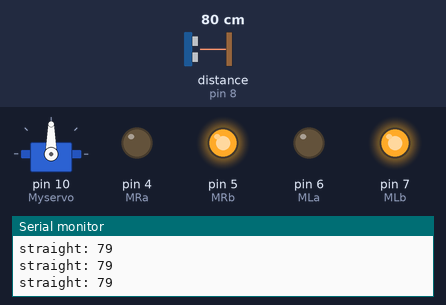
The sketch below on a simulated Arduino Uno, built with avr-gcc and run on an emulated ATmega328P. Shown: servo, output pins drawn as LEDs (lit = HIGH), the last lines printed to the serial monitor. Wiring (inferred from the names in the program): ultrasonic range finder: trigger pin 9; echo pin 8. The inputs (shaded band) are chosen by the test bench; at power-on: distance to the obstacle (sensor on pin 8) 80 cm. The echo pulse lasts 58.3 µs per cm; pins used as bus, display or sensor lines are not drawn.

Above: at 1.2 s.
1.3 s: distance to the obstacle (sensor on pin 8) set to 34 cm
2.8 s: distance to the obstacle (sensor on pin 8) set to 30 cm
At 3.7 s:
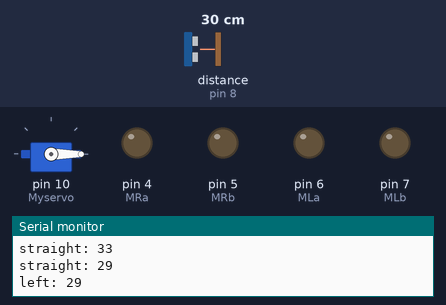
5.8 s: distance to the obstacle (sensor on pin 8) set to 35 cm
At 6.2 s:
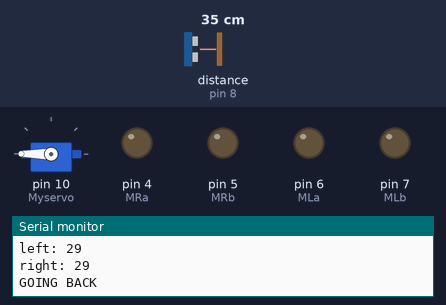
8.8 s: distance to the obstacle (sensor on pin 8) set to 2 cm
At 10.2 s:
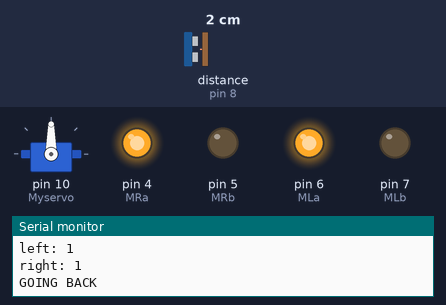
11.8 s: distance to the obstacle (sensor on pin 8) set to 120 cm
At 13.8 s:
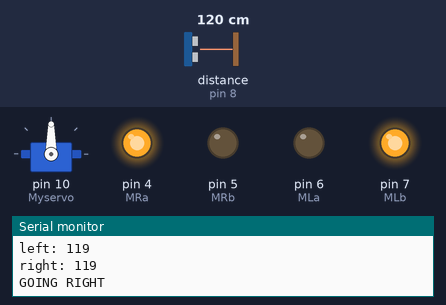
Timing chart, 0 to 15.4 s (numbered marks = the images above; inputs shaded):
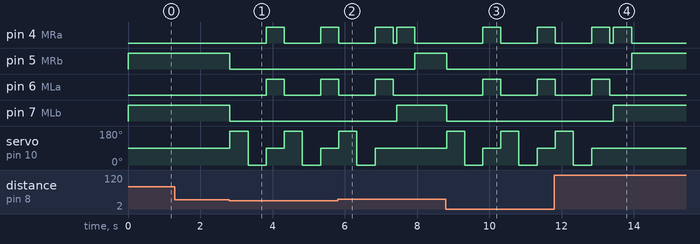

The sketch:

sketch_mar9a_copy_20260815012921.ino
```cpp
#include <Servo.h>

Servo Myservo;

#define trigPin 9
#define echoPin 8

#define MLa 6
#define MLb 7
#define MRa 4
#define MRb 5

long duration;
long straightDistance;
long rightDistance;
long leftDistance;
int maxDistance = 30;
int delayShort = 100;
int delayLong = 500;

void setup() {
  Serial.begin(9600);

  pinMode(MLa, OUTPUT);  // left go back
  pinMode(MLb, OUTPUT);  // left go front
  pinMode(MRa, OUTPUT);  // right go back
  pinMode(MRb, OUTPUT);  // right go front

  pinMode(trigPin, OUTPUT);
  pinMode(echoPin, INPUT);

  Myservo.attach(10);

  // servo starts straight
  Myservo.write(90);

  // make sure motors are stopped
  digitalWrite(MLa, LOW);
  digitalWrite(MLb, LOW);
  digitalWrite(MRa, LOW);
  digitalWrite(MRb, LOW);
}

void loop() {

  straightDistance = pingDistance();
  Serial.print("straight: ");
  Serial.println(straightDistance);

  // no obstruction
  if (straightDistance > maxDistance) {
    goForward();
  }

  // if obstruction
  else if (straightDistance > 0 && straightDistance <= maxDistance) {

    here:

    stopMoving();

    // measure left & right distances
    Myservo.write(180);  // left
    delay(delayLong);
    leftDistance = pingDistance();
    Serial.print("left: ");
    Serial.println(leftDistance);
    Myservo.write(0);  // right
    delay(delayLong);
    rightDistance = pingDistance();
    Serial.print("right: ");
    Serial.println(rightDistance);

    // center the servo
    Myservo.write(90);


    if (rightDistance > maxDistance && rightDistance >= leftDistance) {
      Serial.println("GOING RIGHT");
      goRight();
    }

    else if (leftDistance > maxDistance && leftDistance > rightDistance) {
      Serial.println("GOING LEFT");
      goLeft();
    }

    else {
      Serial.println("GOING BACK");
      goBackward();
      goto here;
    }
  }
}

//====================
//  ping the distance
//====================
long pingDistance() {

  long distance;

  digitalWrite(trigPin, LOW);
  delayMicroseconds(2);

  digitalWrite(trigPin, HIGH);
  delayMicroseconds(10);
  digitalWrite(trigPin, LOW);

  duration = pulseIn(echoPin, HIGH, 30000);

  if (duration == 0) {
    distance = 0;
  } else {
    distance = duration / 58.2;
  }

  return distance;
}


//====================
// stop moving
//====================
void stopMoving() {
  digitalWrite(MLa, LOW);
  digitalWrite(MLb, LOW);
  digitalWrite(MRa, LOW);
  digitalWrite(MRb, LOW);
}


//====================
// move forward
//====================
void goForward() {
  digitalWrite(MLa, LOW);
  digitalWrite(MLb, HIGH);
  digitalWrite(MRa, LOW);
  digitalWrite(MRb, HIGH);
}


//====================
// move backward
//====================
void goBackward() {
  digitalWrite(MLa, HIGH);
  digitalWrite(MLb, LOW);
  digitalWrite(MRa, HIGH);
  digitalWrite(MRb, LOW);
  delay(delayLong);
}


//====================
// turn right
//====================
void goRight() {
  goBackward();
  stopMoving();
  delay(delayShort);

  digitalWrite(MLa, LOW);
  digitalWrite(MLb, HIGH);
  digitalWrite(MRa, HIGH);
  digitalWrite(MRb, LOW);
  delay(delayLong);
}


//====================
// turn left
//====================
void goLeft() {
  goBackward();
  stopMoving();
  delay(delayShort);

  digitalWrite(MLa, HIGH);
  digitalWrite(MLb, LOW);
  digitalWrite(MRa, LOW);
  digitalWrite(MRb, HIGH);
  delay(delayLong);
}
```

Measured:
- the behaviour switches between 32 and 31 cm on distance to the obstacle (sensor on pin 8) (found by bisection; images 0 and 1)
- after the input at 2.8 s, pin 4 (MRa), pin 6 (MLa): LOW → HIGH after 1.0 s, → LOW 0.50 s later, → HIGH 1.0 s later; pin 5 (MRb), pin 7 (MLb): HIGH → LOW at once; servo on pin 10 (Myservo): 90° → 180° at once, → 0° 0.50 s later, → 90° 0.50 s later, → 180° 0.50 s later, … (6 changes in this stretch)
- after the input at 5.8 s, pin 5 (MRb): LOW → HIGH after 2.1 s; pin 6 (MLa): goes on until 7.3 s, then stays LOW; pin 7 (MLb): LOW → HIGH after 1.6 s; servo on pin 10 (Myservo): goes on until 6.8 s, then stays 90°
- after the input at 8.8 s, pin 4 (MRa), pin 6 (MLa): LOW → HIGH after 1.0 s, → LOW 0.50 s later, → HIGH 1.0 s later; pin 5 (MRb), pin 7 (MLb): HIGH → LOW at once; servo on pin 10 (Myservo): 90° → 180° at once, → 0° 0.50 s later, → 90° 0.50 s later, → 180° 0.50 s later, … (6 changes in this stretch)
- after the input at 11.8 s, pin 5 (MRb): LOW → HIGH after 2.1 s; pin 6 (MLa): goes on until 13.3 s, then stays LOW; pin 7 (MLb): LOW → HIGH after 1.6 s; servo on pin 10 (Myservo): goes on until 12.8 s, then stays 90°
